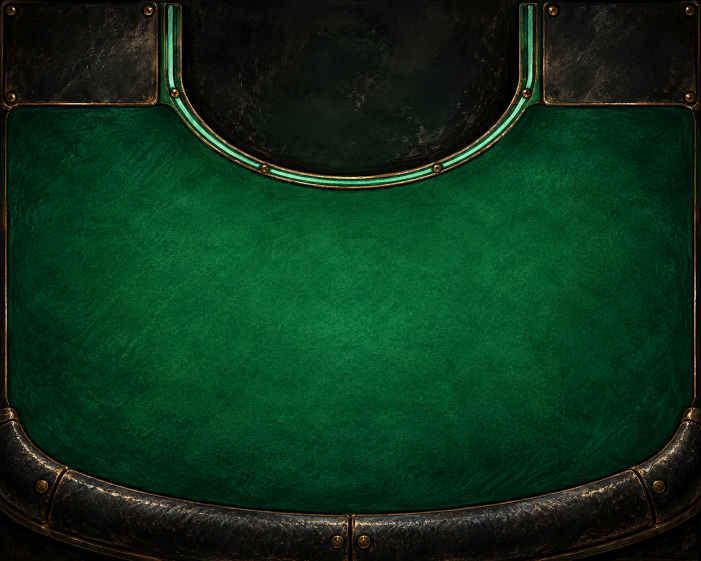
#> input picture assets/scene/blackjack-table.png, 1402 x 1122 px (shown at 1/2 size)
$ python export-art-sources.py
#> lines starting #> are read from the running program, lines starting #| are printed output that depends on the picture
#> further down, image is the input picture: PIL image 1402x1122 RGB; mean R, G, B 12.4, 49.9, 27.2
### assets/cards/layered_export.py
"""Layered card masters using only Pillow and the Python standard library.

PSD: 8-bit RGBA, normal blend, PackBits channels, full-size pixel layers.
ORA: named PNG layers and an exact merged preview for Krita/GIMP.
"""
from io import BytesIO
from pathlib import Path
import re
import struct
import xml.etree.ElementTree as ET
from zipfile import ZipFile, ZIP_DEFLATED, ZIP_STORED

from PIL import Image

LAYER_NAMES = ('01 Paper', '02 Decoration', '03 Portrait or pips', '04 Frame', '05 Rank and suit')
_RUN = re.compile(rb'(.)\1{2,127}', re.DOTALL)


def packbits(row: bytes) -> bytes:
    encoded = bytearray()
    cursor = 0
    for match in _RUN.finditer(row):
        start, end = match.span()
        for offset in range(cursor, start, 128):
            block = row[offset:min(offset + 128, start)]
            encoded.append(len(block) - 1)
            encoded.extend(block)
        encoded.extend((257 - (end - start), row[start]))
        cursor = end
    for offset in range(cursor, len(row), 128):
        block = row[offset:offset + 128]
        encoded.append(len(block) - 1)
        encoded.extend(block)
    return bytes(encoded)


def channel_data(channel: Image.Image) -> bytes:
    width, height = channel.size
    pixels = channel.tobytes()
    rows = [packbits(pixels[y * width:(y + 1) * width]) for y in range(height)]
    # PackBits 128 is a no-op; align channel boundaries for PSD readers.
    if sum(map(len, rows)) % 2:
        rows[-1] += b'\x80'
    return struct.pack('>H', 1) + struct.pack(f'>{height}H', *(len(row) for row in rows)) + b''.join(rows)


def export_layers(destination: Path, stem: str, layers: tuple[Image.Image, ...], names: tuple[str, ...] = LAYER_NAMES) -> None:
    """Export the actual composition, not a flattened image duplicated into layers."""
#> called with stem = 'table', names = ('Original raster artwork',)
    destination.mkdir(parents=True, exist_ok=True)
    width, height = layers[0].size
    if len(layers) != len(names) or any(layer.mode != 'RGBA' or layer.size != (width, height) for layer in layers):
        raise ValueError('Expected named, equally sized RGBA source layers')
    merged = Image.new('RGBA', (width, height))
#> merged: PIL image 1402x1122 RGBA; every value is 0
    for layer in layers:
        merged.alpha_composite(layer)

    records, pixels = [], []
    # Both editor formats store the topmost layer first.
    for name, layer in reversed(tuple(zip(names, layers))):
        channels = [channel_data(channel) for channel in layer.split()]
        label = name.encode('ascii')[:255]
        pascal = bytes([len(label)]) + label
        pascal += b'\0' * (-len(pascal) % 4)
        extra = struct.pack('>II', 0, 0) + pascal
        record = struct.pack('>4iH', 0, 0, height, width, 4)
        record += b''.join(struct.pack('>hI', index, len(data)) for index, data in zip((0, 1, 2, -1), channels))
        record += b'8BIMnorm' + bytes((255, 0, 0, 0)) + struct.pack('>I', len(extra)) + extra
        records.append(record)
        pixels.extend(channels)
    # Negative count indicates that the merged image includes transparency.
    layer_info = struct.pack('>h', -len(layers)) + b''.join(records) + b''.join(pixels)
    layer_info += b'\0' * (len(layer_info) % 2)
    layer_section = struct.pack('>I', len(layer_info)) + layer_info + struct.pack('>I', 0)
    header = b'8BPS' + struct.pack('>H6sHIIHH', 1, b'\0' * 6, 4, height, width, 8, 3)
    with (destination / f'{stem}.psd').open('wb') as output:
        output.write(header + struct.pack('>II', 0, 0))
        output.write(struct.pack('>I', len(layer_section)) + layer_section)
        output.write(struct.pack('>H', 0))
        for channel in merged.split():
            output.write(channel.tobytes())
#> this loop made 4 passes

    image = ET.Element('image', {'version': '0.0.3', 'w': str(width), 'h': str(height), 'name': stem})
    stack = ET.SubElement(image, 'stack')
    with ZipFile(destination / f'{stem}.ora', 'w', compression=ZIP_DEFLATED) as archive:
        archive.writestr('mimetype', 'image/openraster', compress_type=ZIP_STORED)
        for index in reversed(range(len(layers))):
            filename = f'data/layer-{index + 1}.png'
            ET.SubElement(stack, 'layer', {'name': names[index], 'src': filename, 'x': '0', 'y': '0', 'opacity': '1.0', 'visibility': 'visible', 'composite-op': 'svg:src-over'})
            data = BytesIO()
            layers[index].save(data, format='PNG')
            archive.writestr(filename, data.getvalue())
        data = BytesIO()
        merged.save(data, format='PNG')
        archive.writestr('mergedimage.png', data.getvalue())
        merged.thumbnail((256, 256), Image.Resampling.LANCZOS)
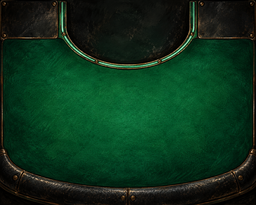
#> merged: PIL image 256x205 RGBA; mean R, G, B, A 12.5, 49.9, 27.2, 255
        data = BytesIO()
        merged.save(data, format='PNG')
        archive.writestr('Thumbnails/thumbnail.png', data.getvalue())
        archive.writestr('stack.xml', ET.tostring(image, encoding='utf-8', xml_declaration=True))

### scripts/export-art-sources.py
"""Export available art sources without inventing layers inside flat artwork."""
import sys
from pathlib import Path
from PIL import Image
ROOT = Path(__file__).resolve().parents[1]
sys.path.insert(0, str(ROOT / 'assets/cards'))
from layered_export import export_layers

out = ROOT / 'assets/editable/generated'
for stem, source in (
    ('table', 'assets/scene/blackjack-table.png'),
    ('bet-token', 'assets/sprites/bet-token.png'),
    ('card-back', 'assets/cards/card-back-master.png'),
    ('dealer-animation-sheet', 'assets/dealer/dealer-animation-rows — копия.png'),
):
#> (the run stopped early here; a loop or call above may not have finished)
